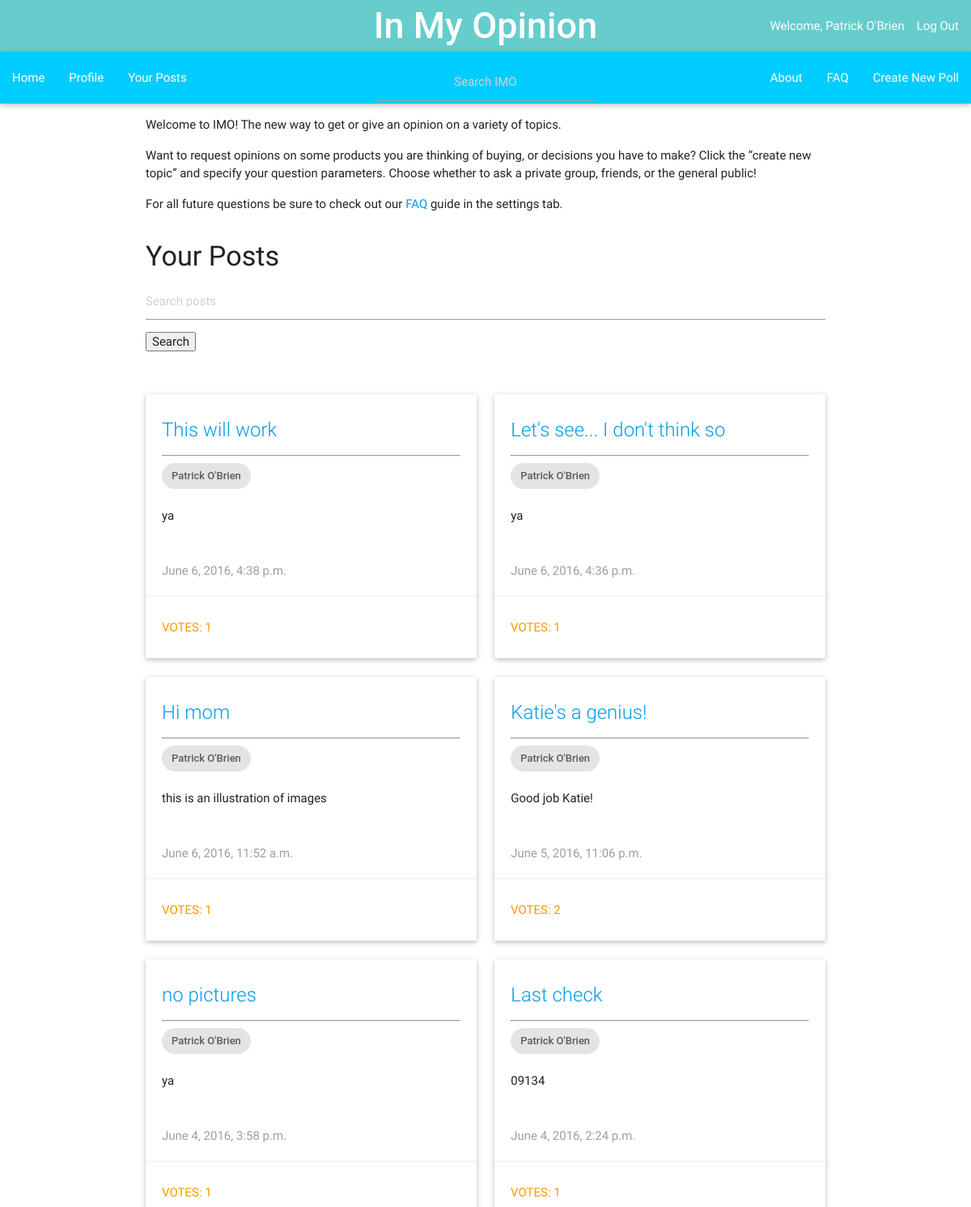
The app's page /imo_app/your_posts/ (signed in, upper part), older data.
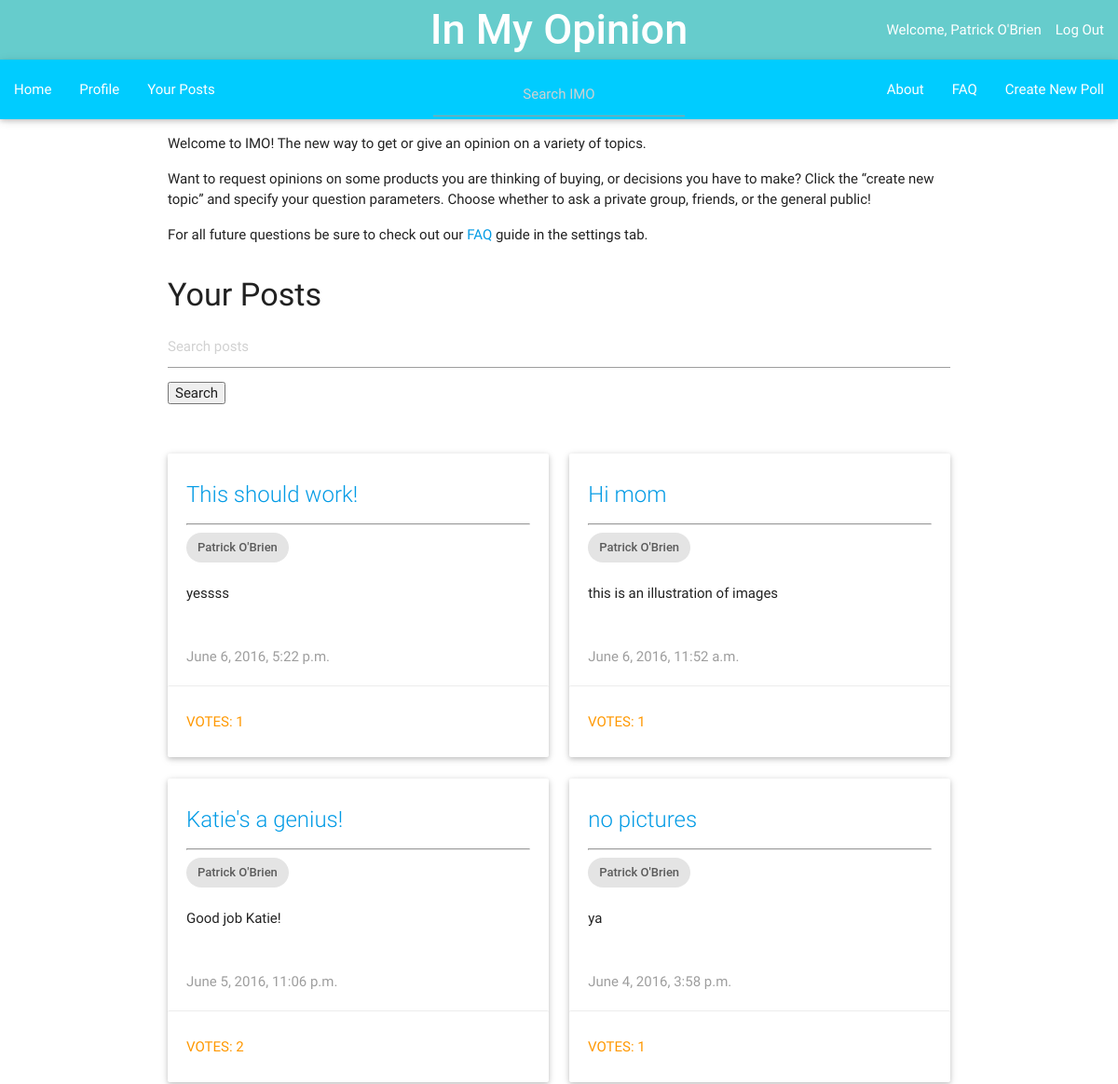
The same page, newer data.
### imo_app/models.py (models this page shows, shortened)
class Question(models.Model):
    author = models.ForeignKey(UserProfile, on_delete=models.CASCADE)
    author_name = models.CharField(max_length=200, default='')
    question_text = models.CharField(max_length=200)
    description = models.TextField(default = '')
    pub_date = models.DateTimeField('date published')
    choice1 = models.CharField(null=True, blank=True, default = '', max_length = 200)
    image1 = models.ImageField(null=True, blank=True)
    choice2 = models.CharField(null=True, blank=True, default = '', max_length = 200)
    image2 = models.ImageField(null=True, blank=True)
    choice3 = models.CharField(null=True, blank=True, default = '', max_length = 200)
    image3 = models.ImageField(null=True, blank=True)
    total_votes = models.IntegerField(default = 1)
    class Meta:
        ordering = ['-pub_date']

class UserProfile(models.Model):
    user = models.OneToOneField(User)
    name = models.CharField(max_length=200, default='')
    gender = models.CharField(default='', blank=True, max_length=15)
    picture = models.ImageField(blank=True, null=True, default='')
    birthday = models.DateField(blank=True, null=True)
    about = models.TextField(null = True, blank = True, default='')
    motto = models.CharField(max_length=200, null = True, blank=True, default='')
    total_friends = models.IntegerField(default=0)

### imo_app/views.py (the view)
def your_posts(request):
    current_user = request.user
    if current_user.is_authenticated():
        author = UserProfile.objects.get(id=current_user.id)
        q_list = Question.objects.filter(author=author)
        if request.GET.get("q"):
            query = request.GET.get("q")
            q_list = search_bars(q_list, query)
        paginator = Paginator(q_list, 12) # Show 25 contacts per page
        page = request.GET.get('page')
        try:
            q = paginator.page(page)
        except PageNotAnInteger:
            q = paginator.page(1)
        except EmptyPage:
            q = paginator.page(paginator.num_pages)
        context = {'q_all': q, 'current_user': current_user}
        return render(request, 'imo_app/your_posts.html', context)
    else:
        raise Http404

### imo_app/templates/imo_app/your_posts.html (shortened to what this page needs)
{% extends "imo_app/base.html" %}
{% block content %}
  <div class="row">
    <div class="col m12">
      <p>Welcome to IMO!  The new way to get or give an opinion on a variety of topics.</p>
      <p>Want to request opinions on some products you are thinking of buying, or decisions you have to make?
        Click the “create new topic” and specify your question parameters.  Choose whether to ask a private group,
        friends, or the general public!</p>
      <p>For all future questions be sure to check out our <a href="faq/">FAQ</a> guide in the settings tab.</p>
    </div>
  </div>
    {% if user.is_authenticated %}
      <h4>Your Posts</h4>
      <div class="row">
        <div class="col m12">
        <form method='GET' action=''>
        <input type='text' name='q' placeholder='Search posts' value='{{ request.GET.q }}' />
        <input type='submit' value='Search' />
        </form>
        <br></br>
      </div>
        {% for i in q_all %}
          <div class="col m6">
            <div class="card" >
              <div class="card-content">
                <span class="card-title truncate"><a href="{% url 'imo_app:detail' i.id %}">{{ i.question_text }}</a></span>
                <hr></hr>
                <div class="chip">
                  {{ i.author.user.first_name}} {{ i.author.user.last_name}}
                </div>
                <br></br>
                <p class="truncate">{{ i.description }}</p>
                <br></br>
                <p class="grey-text">{{ i.pub_date }}</p>
              </div>
              <a href="{% url 'imo_app:detail' i.id %}"><div class="orange-text waves-effect waves-teal card-action btn-flat" style="width:100%; height: 100%">
              {% if i.total_votes < 1 %}
              Votes: 0
              {% else %}
              Votes: {{ i.total_votes }}
              {% endif %}
              </div></a>
            </div>
          </div>
        {% endfor %}
        <div class="pagination">
        </div>
      </div>
    {% endif %}
{% endblock content %}

Row changes from the older to the newer data that the page shows:
removed Question: question_text "This will work", author.user.first_name "Patrick", author.user.last_name "O'Brien", description "ya", pub_date "June 6, 2016, 4:38 p.m.", total_votes "1"
no longer on this page (row unchanged): Question: question_text "Last check", author.user.first_name "Patrick", author.user.last_name "O'Brien", description "09134", pub_date "June 4, 2016, 2:24 p.m.", total_votes "1"
changed Question: question_text "Let's see... I don't think so" → "This should work!"; description "ya" → "yessss"; pub_date "June 6, 2016, 4:36 p.m." → "June 6, 2016, 5:22 p.m."
